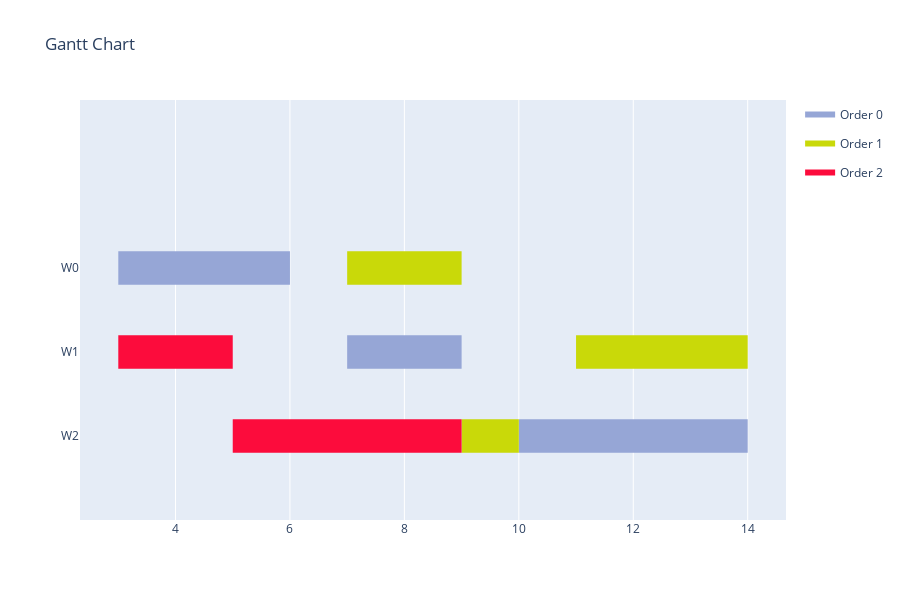

The notebook cell this image was saved under:
### Code cell
data = []
for i in range(len(jobs_to_schedule)):
    data.append([assignments[i], jobs_to_schedule[i], solution[i], durations[i]])
visualize(data)

### Figure 1 — Plotly figure (JSON) as saved in the notebook; plotly's stock layout.template omitted (floating-point values rounded to 4 significant figures)
{"data": [{"fill": "toself", "fillcolor": "rgb(150, 166, 214)", "hoverinfo": "name", "legendgroup": "rgb(150, 166, 214)", "mode": "none", "name": "Order 0", "type": "scatter", "x": [3, 6, 6, 3, 3, 7, 9, 9, 7, 7, 10, 14, 14, 10], "y": [1.8, 1.8, 2.2, 2.2, null, 0.8, 0.8, 1.2, 1.2, null, -0.2, -0.2, 0.2, 0.2]}, {"fill": "toself", "fillcolor": "rgb(201, 217, 9)", "hoverinfo": "name", "legendgroup": "rgb(201, 217, 9)", "mode": "none", "name": "Order 1", "type": "scatter", "x": [7, 9, 9, 7, 7, 9, 10, 10, 9, 9, 11, 14, 14, 11], "y": [1.8, 1.8, 2.2, 2.2, null, -0.2, -0.2, 0.2, 0.2, null, 0.8, 0.8, 1.2, 1.2]}, {"fill": "toself", "fillcolor": "rgb(252, 12, 60)", "hoverinfo": "name", "legendgroup": "rgb(252, 12, 60)", "mode": "none", "name": "Order 2", "type": "scatter", "x": [3, 5, 5, 3, 3, 5, 9, 9, 5], "y": [0.8, 0.8, 1.2, 1.2, null, -0.2, -0.2, 0.2, 0.2]}, {"legendgroup": "rgb(150, 166, 214)", "marker": {"color": "rgb(150, 166, 214)", "opacity": 0, "size": 1}, "mode": "markers", "name": "", "showlegend": false, "text": [null, null, null, null, null, null], "type": "scatter", "x": [3, 6, 7, 9, 10, 14], "y": [2, 2, 1, 1, 0, 0]}, {"legendgroup": "rgb(201, 217, 9)", "marker": {"color": "rgb(201, 217, 9)", "opacity": 0, "size": 1}, "mode": "markers", "name": "", "showlegend": false, "text": [null, null, null, null, null, null], "type": "scatter", "x": [7, 9, 9, 10, 11, 14], "y": [2, 2, 0, 0, 1, 1]}, {"legendgroup": "rgb(252, 12, 60)", "marker": {"color": "rgb(252, 12, 60)", "opacity": 0, "size": 1}, "mode": "markers", "name": "", "showlegend": false, "text": [null, null, null, null], "type": "scatter", "x": [3, 5, 5, 9], "y": [1, 1, 0, 0]}], "layout": {"height": 600, "hovermode": "closest", "showlegend": true, "title": {"text": "Gantt Chart"}, "xaxis": {"rangeselector": {"buttons": [{"count": 7, "label": "1w", "step": "day", "stepmode": "backward"}, {"count": 1, "label": "1m", "step": "month", "stepmode": "backward"}, {"count": 6, "label": "6m", "step": "month", "stepmode": "backward"}, {"count": 1, "label": "YTD", "step": "year", "stepmode": "todate"}, {"count": 1, "label": "1y", "step": "year", "stepmode": "backward"}, {"step": "all"}]}, "showgrid": true, "type": "linear", "zeroline": false}, "yaxis": {"autorange": false, "range": [-1, 4], "showgrid": false, "ticktext": ["W2", "W1", "W0"], "tickvals": [0, 1, 2], "zeroline": false}}}
